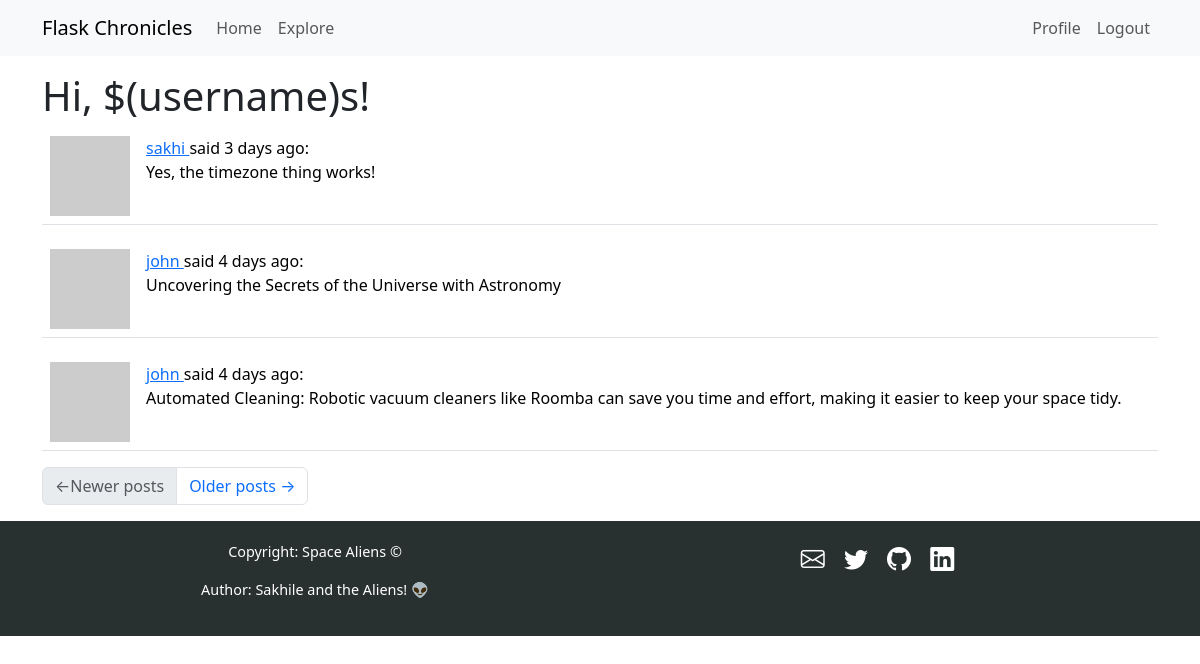
The page /explore (signed in) on the database its author committed.
### app/models.py (models this page shows, shortened)
class User(UserMixin, db.Model):
    id: so.Mapped[int] = so.mapped_column(primary_key=True)
    username: so.Mapped[str] = so.mapped_column(sa.String(64), unique=True)
    email: so.Mapped[str] = so.mapped_column(sa.String(120), index=True, unique=True)
    password_hash: so.Mapped[Optional[str]] = so.mapped_column(sa.String(256))
    posts: so.WriteOnlyMapped["Post"] = so.relationship(back_populates="author")
    about_me: so.Mapped[Optional[str]] = so.mapped_column(sa.String(140))
    last_seen: so.Mapped[Optional[datetime]] = so.mapped_column(
        default=lambda: datetime.now(timezone.utc)
    )
    following: so.WriteOnlyMapped["User"] = so.relationship(
        secondary=followers,
        primaryjoin=(followers.c.follower_id == id),
        secondaryjoin=(followers.c.followed_id == id),
        back_populates="followers",
    )
    followers: so.WriteOnlyMapped["User"] = so.relationship(
        secondary=followers,
        primaryjoin=(followers.c.followed_id == id),
        secondaryjoin=(followers.c.follower_id == id),
        back_populates="following",
    )
    def avatar(self, size):
        digest = md5(self.email.lower().encode("utf-8")).hexdigest()
        return f"https://www.gravatar.com/avatar/{digest}?d=identicon&s={size}'"

class Post(db.Model):
    id: so.Mapped[int] = so.mapped_column(primary_key=True)
    body: so.Mapped[str] = so.mapped_column(sa.String(140))
    timestamp: so.Mapped[datetime] = so.mapped_column(
        index=True, default=lambda: datetime.now(timezone.utc)
    )
    user_id: so.Mapped[int] = so.mapped_column(sa.ForeignKey(User.id), index=True)
    author: so.Mapped[User] = so.relationship(back_populates="posts")
    language: so.Mapped[Optional[str]] = so.mapped_column(sa.String(5))

### app/routes.py (the view)
@app.route("/explore")
@login_required
def explore():
    page = request.args.get("page", 1, type=int)
    query = sa.select(Post).order_by(Post.timestamp.desc())
    posts = db.paginate(
        query,
        page=page,
        per_page=app.config["POSTS_PER_PAGE"],
        error_out=False,
    )
    next_url = url_for("explore", page=posts.next_num) if posts.has_next else None
    prev_url = url_for("explore", page=posts.prev_num) if posts.has_prev else None
    return render_template(
        "index.html",
        title=_("Explore"),
        posts=posts.items,
        next_url=next_url,
        prev_url=prev_url,
    )

### app/__init__.py (called while the page is built)
def get_locale():
    return request.accept_languages.best_match(app.config["LANGUAGES"])

### app/models.py (called while the page is built)
@login.user_loader
def load_user(id):
    return db.session.get(User, int(id))

### app/routes.py (called while the page is built)
@app.before_request
def before_request():
    if current_user.is_authenticated:
        current_user.last_seen = datetime.now(timezone.utc)
        db.session.commit()
    g.locale = str(get_locale())

### app/templates/index.html (shortened to what this page needs)
{% extends "base.html" %}
{% import "bootstrap_wtf.html" as wtf %}
{% block content %}
    <h1>{{ _("Hi, $(username)s", username=current_user.username) }}!</h1>
    {% for post in posts %}
        {% include '_post.html' %}
    {% endfor %}
    <nav aria-label="Post navigation">
        <ul class="pagination">
            <li class="page-item{% if not prev_url %} disabled{% endif %}">
                <a class="page-link" href="{{ prev_url }}">
			<span aria-hidden="true">&larr;</span>{{ _("Newer posts") }}
                </a>
            </li>
            <li class="page-item{% if not next_url %} disabled{% endif %}">
                <a class="page-link" href="{{ next_url }}">
                    {{ _("Older posts") }} <span aria-hidden="true">&rarr;</span>
                </a>
            </li>
        </ul>
    </nav>
{% endblock %}

### app/templates/_post.html (shortened to what this page needs)
<table class="table table-hover">
    <tr>
        <td width="70px">
            <a href="{{ url_for('user', username=post.author.username) }}">
                <img src="{{ post.author.avatar(70) }}" />
            </a>
        </td>
        <td>
            <a href="{{ url_for('user', username=post.author.username) }}">
                {{ post.author.username }}
            </a>
            said {{ moment(post.timestamp).fromNow() }}:
            <br>
            <span id="post{{ post.id }}">{{ post.body }}</span>
        </td>
        <td>
        </td>
    </tr>
</table>

### rows shown on the page
Post: author.username "sakhi", timestamp "3 days ago", body "Yes, the timezone thing works!"
Post: author.username "john", timestamp "4 days ago", body "Uncovering the Secrets of the Universe with Astronomy"
Post: author.username "john", timestamp "4 days ago", body "Automated Cleaning: Robotic vacuum cleaners like Roomba can save you time and effort, making it easier to keep your space tidy."
